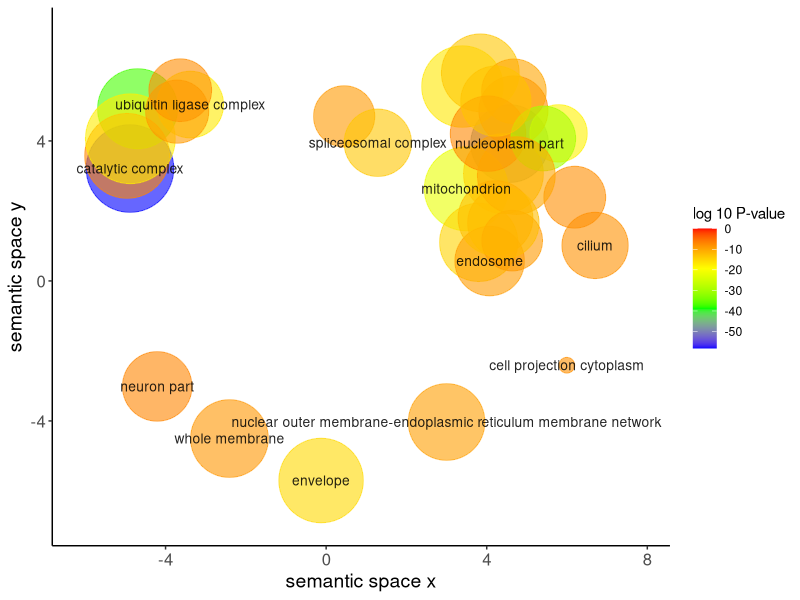

This chart was generated by the following R code:


# A plotting R script produced by the REVIGO server at http://revigo.irb.hr/
# If you found REVIGO useful in your work, please cite the following reference:
# Supek F et al. "REVIGO summarizes and visualizes long lists of Gene Ontology
# terms" PLoS ONE 2011. doi:10.1371/journal.pone.0021800


# --------------------------------------------------------------------------
# If you don't have the ggplot2 package installed, uncomment the following line:
# install.packages( "ggplot2" );
library( ggplot2 );
# --------------------------------------------------------------------------
# If you don't have the scales package installed, uncomment the following line:
# install.packages( "scales" );
library( scales );


# --------------------------------------------------------------------------
# Here is your data from REVIGO. Scroll down for plot configuration options.

revigo.names <- c("term_ID","description","frequency_%","plot_X","plot_Y","plot_size","log10_p_value","uniqueness","dispensability");
revigo.data <- rbind(c("GO:0044451","nucleoplasm part", 0.895, 4.569, 3.924, 4.945,-47.5255,0.447,0.000),
c("GO:0098805","whole membrane", 0.888,-2.408,-4.504, 4.941,-8.6677,0.934,0.000),
c("GO:1902494","catalytic complex", 3.734,-4.886, 3.212, 5.565,-58.1393,0.762,0.000),
c("GO:0097458","neuron part", 0.320,-4.208,-3.014, 4.498,-7.0540,0.852,0.059),
c("GO:0031975","envelope", 2.324,-0.126,-5.703, 5.359,-15.2879,0.836,0.073),
c("GO:0005929","cilium", 0.221, 6.699, 1.014, 4.338,-8.0937,0.621,0.230),
c("GO:0005694","chromosome", 1.505, 3.395, 5.554, 5.170,-16.8077,0.538,0.290),
c("GO:0005739","mitochondrion", 2.156, 3.491, 2.633, 5.327,-22.1099,0.532,0.400),
c("GO:0005794","Golgi apparatus", 0.969, 3.801, 1.102, 4.979,-14.7382,0.473,0.426),
c("GO:0035770","ribonucleoprotein granule", 0.131, 0.449, 4.702, 4.109,-8.8682,0.514,0.430),
c("GO:1990234","transferase complex", 1.223,-4.697, 4.920, 5.080,-37.0791,0.735,0.439),
c("GO:0098687","chromosomal region", 0.306, 4.664, 4.870, 4.479,-7.4754,0.513,0.467),
c("GO:0044429","mitochondrial part", 1.203, 4.417, 3.065, 5.073,-14.5545,0.464,0.481),
c("GO:0098796","membrane protein complex", 2.473,-4.957, 3.573, 5.386,-7.0498,0.762,0.484),
c("GO:0015630","microtubule cytoskeleton", 0.900, 3.840, 5.946, 4.947,-13.3919,0.507,0.523),
c("GO:1990904","ribonucleoprotein complex", 5.291,-4.877, 4.062, 5.717,-17.3005,0.757,0.543),
c("GO:0032838","cell projection cytoplasm", 0.014, 5.995,-2.409, 3.136,-7.9594,0.678,0.601),
c("GO:0000151","ubiquitin ligase complex", 0.232,-3.386, 5.040, 4.358,-17.1811,0.616,0.604),
c("GO:0005681","spliceosomal complex", 0.250, 1.287, 3.948, 4.392,-13.3503,0.415,0.628),
c("GO:0005768","endosome", 0.319, 4.073, 0.568, 4.497,-9.2019,0.502,0.669),
c("GO:0031248","protein acetyltransferase complex", 0.152,-3.634, 5.450, 4.175,-7.6483,0.625,0.693),
c("GO:0031461","cullin-RING ubiquitin ligase complex", 0.159,-3.711, 4.837, 4.195,-9.0096,0.624,0.695),
c("GO:0044441","ciliary part", 0.139, 6.193, 2.393, 4.137,-7.8004,0.532,0.711),
c("GO:0044431","Golgi apparatus part", 0.608, 4.218, 1.796, 4.777,-12.2954,0.421,0.713),
c("GO:0016607","nuclear speck", 0.091, 5.789, 4.217, 3.953,-18.0175,0.515,0.722),
c("GO:0042175","nuclear outer membrane-endoplasmic reticulum membrane network", 0.771, 3.000,-4.031, 4.880,-9.4714,0.680,0.731),
c("GO:0005813","centrosome", 0.185, 4.677, 5.418, 4.261,-10.0874,0.483,0.747),
c("GO:0005730","nucleolus", 0.664, 4.033, 4.209, 4.815,-7.3250,0.436,0.759),
c("GO:0016604","nuclear body", 0.189, 5.408, 4.071, 4.269,-29.9712,0.494,0.770),
c("GO:0044440","endosomal part", 0.124, 4.634, 1.152, 4.087,-8.8982,0.473,0.785),
c("GO:0005815","microtubule organizing center", 0.350, 4.227, 5.138, 4.537,-13.0272,0.463,0.792),
c("GO:0005740","mitochondrial envelope", 0.901, 4.737, 3.010, 4.948,-10.1093,0.474,0.822),
c("GO:0000139","Golgi membrane", 0.403, 4.414, 1.656, 4.598,-12.3780,0.432,0.865));

one.data <- data.frame(revigo.data);
names(one.data) <- revigo.names;
one.data <- one.data [(one.data$plot_X != "null" & one.data$plot_Y != "null"), ];
one.data$plot_X <- as.numeric( as.character(one.data$plot_X) );
one.data$plot_Y <- as.numeric( as.character(one.data$plot_Y) );
one.data$plot_size <- as.numeric( as.character(one.data$plot_size) );
one.data$log10_p_value <- as.numeric( as.character(one.data$log10_p_value) );
one.data$frequency <- as.numeric( as.character(one.data$frequency) );
one.data$uniqueness <- as.numeric( as.character(one.data$uniqueness) );
one.data$dispensability <- as.numeric( as.character(one.data$dispensability) );
#head(one.data);


# --------------------------------------------------------------------------
# Names of the axes, sizes of the numbers and letters, names of the columns,
# etc. can be changed below
p1 <- ggplot( data = one.data );
# changed plot size to be smaller!
p1 <- p1 + geom_point( aes( plot_X, plot_Y, colour = log10_p_value, size = (plot_size/2)), alpha = I(0.6) ) + scale_size_area();
p1 <- p1 + scale_colour_gradientn( colours = c("blue", "green", "yellow", "red"), limits = c( min(one.data$log10_p_value), 0) );
# p1 <- p1 + geom_point( aes(plot_X, plot_Y, size = plot_size), shape = 21, fill = "transparent", colour = I (alpha ("black", 0.6) )) + scale_size_area();
p1 <- p1 + scale_size( range=c(5, 30)) + theme_bw(); # + scale_fill_gradientn(colours = heat_hcl(7), limits = c(-300, 0) );
ex <- one.data [ one.data$dispensability < 0.15, ]; 

# 4.20.2020: selected terms to include based on interest (first 3) and based on dispensability (last 5)
terms.include <- c('mitochondrion', 'ubiquitin ligase complex', 'spliceosomal complex', 'nucleoplasm part', 'catalytic complex', 'whole membrane', 'neuron part', 'envelope')
ex <- subset(one.data, description %in% terms.include)

p1 <- p1 + geom_text( data = ex, aes(plot_X, plot_Y, label = description), colour = I(alpha("black", 0.85)), size = 3.5);
p1 <- p1 + labs (y = "semantic space y", x = "semantic space x");
p1 <- p1 + theme(legend.key = element_blank()) ;
one.x_range = max(one.data$plot_X) - min(one.data$plot_X);
one.y_range = max(one.data$plot_Y) - min(one.data$plot_Y);
p1 <- p1 + xlim(min(one.data$plot_X)-one.x_range/10,max(one.data$plot_X)+one.x_range/10);
p1 <- p1 + ylim(min(one.data$plot_Y)-one.y_range/10,max(one.data$plot_Y)+one.y_range/10);

# added to ex for readability:
terms.include2 <- c('nuclear outer membrane-endoplasmic reticulum membrane network', 'cell projection cytoplasm', 'endosome', 'cilium')
ex2 <- subset(one.data, description %in% terms.include2)
p1 <- p1 + geom_text( data = ex2, aes(plot_X, plot_Y, label = description), colour = I(alpha("black", 0.85)), size = 3.5);

# remove the legend size and change color title....
p1 + guides(size = F) + labs(col = 'log 10 P-value') + theme_classic()+ theme(axis.text=element_text(size=12), axis.title=element_text(size=14))

